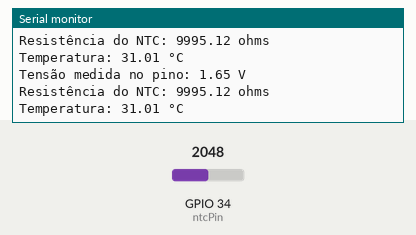
Bench run of a sketch on a simulated ESP32. Parts: the last lines printed to the serial monitor. The test bench sets the inputs (shaded band); at power-on: GPIO 34 (ntcPin) = 2048.

Above: at 1.8 s.
1.9 s: GPIO 34 (ntcPin) set to 0
At 2.9 s:
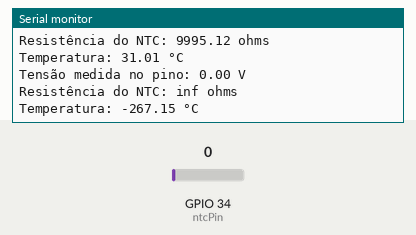
4.5 s: GPIO 34 (ntcPin) set to 65
At 6.0 s:
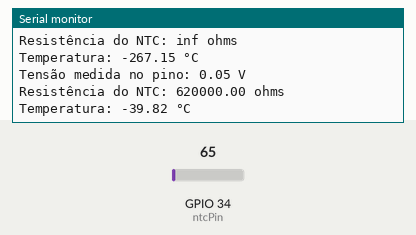
Timing chart, 0 to 7.5 s (numbered marks = the images above; inputs shaded):
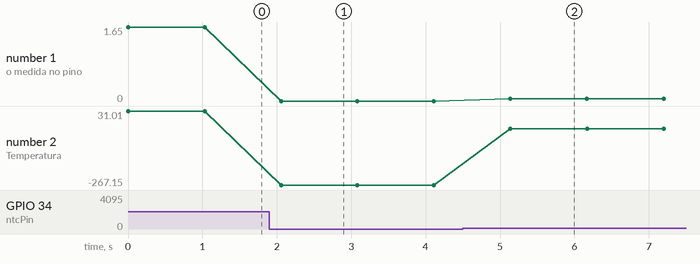

The sketch:

firmware.ino
```cpp
// Constantes
const int ntcPin = 34; // Pino conectado ao divisor de tensão
const float seriesResistor = 10000.0; // Resistor fixo (em ohms)
const float nominalResistance = 10000.0; // Resistência nominal do NTC a 25°C
const float nominalTemperature = 25.0; // Temperatura nominal em graus Celsius
const float bCoefficient = 3950.0; // Coeficiente Beta do NTC
const float realSupplyVoltage = 3.3; // Tensão de alimentação real do ESP32 (em volts)

void setup() {
  Serial.begin(9600); // Inicializa a comunicação serial
}

void loop() {
  // Lê a tensão no pino analógico
  int analogValue = analogRead(ntcPin);

  // Ajuste para a tensão de alimentação real
  float voltage = analogValue * (realSupplyVoltage / 4095.0);

  // Exibe a tensão medida no pino para depuração
  Serial.print("Tensão medida no pino: ");
  Serial.print(voltage);
  Serial.println(" V");

  // Calcula a resistência do NTC
  float ntcResistance = seriesResistor * (realSupplyVoltage / voltage - 1);

  // Exibe a resistência calculada para depuração
  Serial.print("Resistência do NTC: ");
  Serial.print(ntcResistance);
  Serial.println(" ohms");

  // Fórmula para temperatura (em Kelvin)
  float temperatureKelvin = 1.0 / (1.0 / (nominalTemperature + 273.15) +
                        (1.0 / bCoefficient) * log(ntcResistance / nominalResistance));

  // Converte para Celsius
  float temperatureCelsius = temperatureKelvin - 273.15+6;

  // Exibe a temperatura no monitor serial
  Serial.print("Temperatura: ");
  Serial.print(temperatureCelsius);
  Serial.println(" °C");

  delay(1000); // Atualiza a leitura a cada 1 segundo
}
```

Measured:
- after the input at 1.9 s, the serial monitor: prints a new line after 0.16 s (image 1)
- after the input at 4.5 s, the serial monitor: prints a new line after 0.64 s (image 2)
- plotted number 1: 1.65 → 0 after the input at 1.9 s, 0 → 0.05 after the input at 4.5 s
- plotted number 2: 31.01 → -267.15 after the input at 1.9 s, -267.15 → -39.82 after the input at 4.5 s
